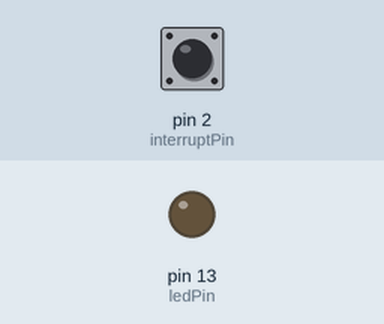
Recording of a sketch running on a simulated Arduino Uno, built with avr-gcc and run on an emulated ATmega328P. Parts: output pins drawn as LEDs (lit = HIGH). Inputs (shaded band) come from the test bench; at power-on: pin 2 (interruptPin) HIGH.

Above: at 1.2 s.
1.3 s: pin 2 (interruptPin) pulled LOW for 0.15 s
At 1.37 s:
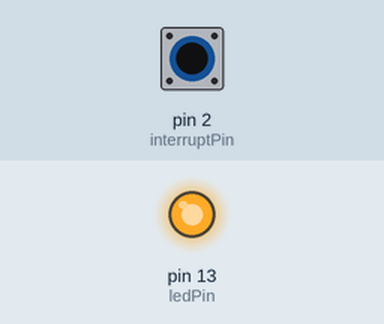
2.9 s: pin 2 (interruptPin) pulled LOW for 3.2 s
At 6.7 s:
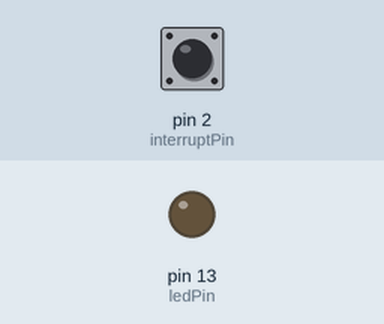
Timing chart, 0 to 8.2 s (numbered marks = the images above; inputs shaded):
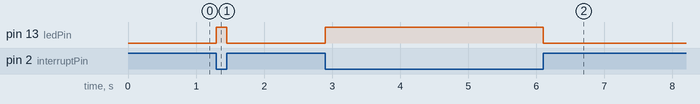

The sketch:

Interrupt_Button_Test.ino
```cpp
const byte ledPin = 13;
const byte interruptPin = 2;
volatile byte state = LOW;

void setup() {
  pinMode(ledPin, OUTPUT);
  pinMode(interruptPin, INPUT_PULLUP);
  attachInterrupt(digitalPinToInterrupt(interruptPin), blink, CHANGE);
}

void loop() {
  digitalWrite(ledPin, state);
}

void blink() {
  noInterrupts();
  state = !state;
  interrupts();
}
```

Measured:
- after the input at 1.3 s, pin 13 (ledPin): LOW → HIGH at once, → LOW 0.15 s later
- after the input at 2.9 s, pin 13 (ledPin): LOW → HIGH at once, → LOW 3.2 s later
